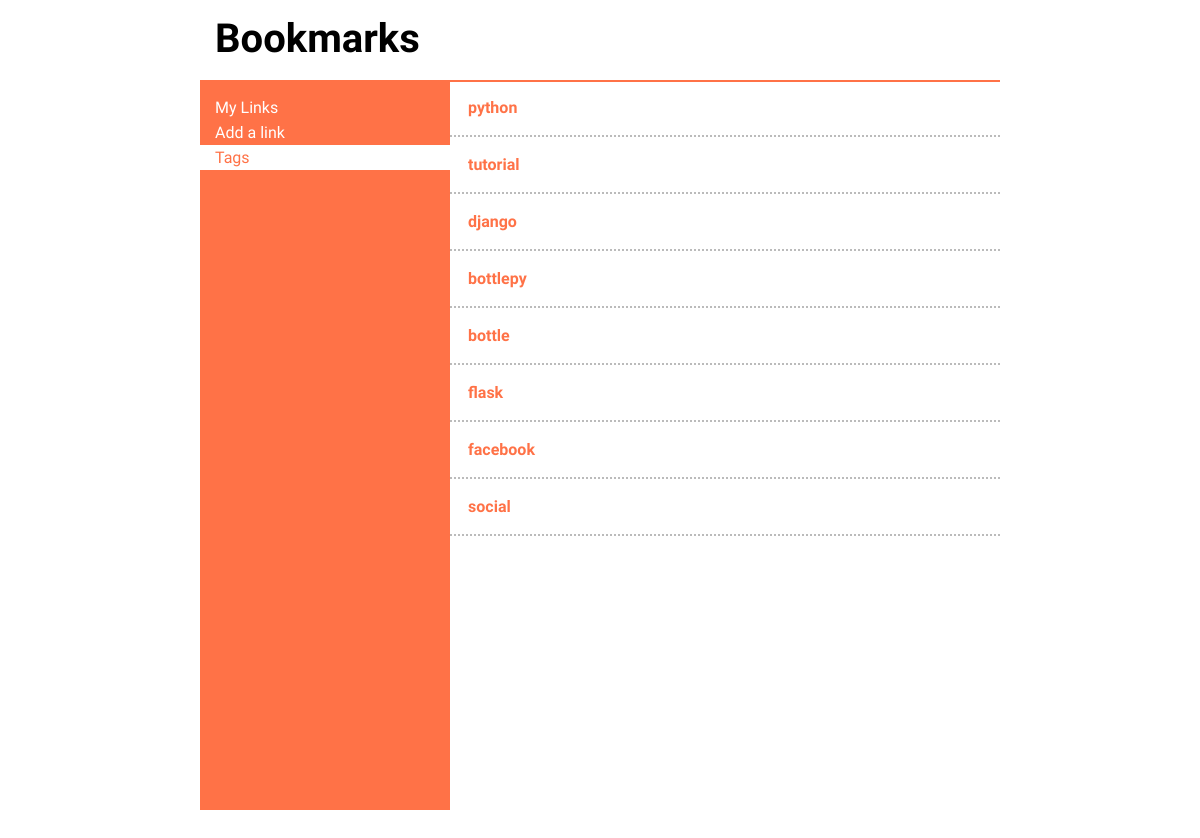
The page /bookmarks/tags on the database as committed earlier.
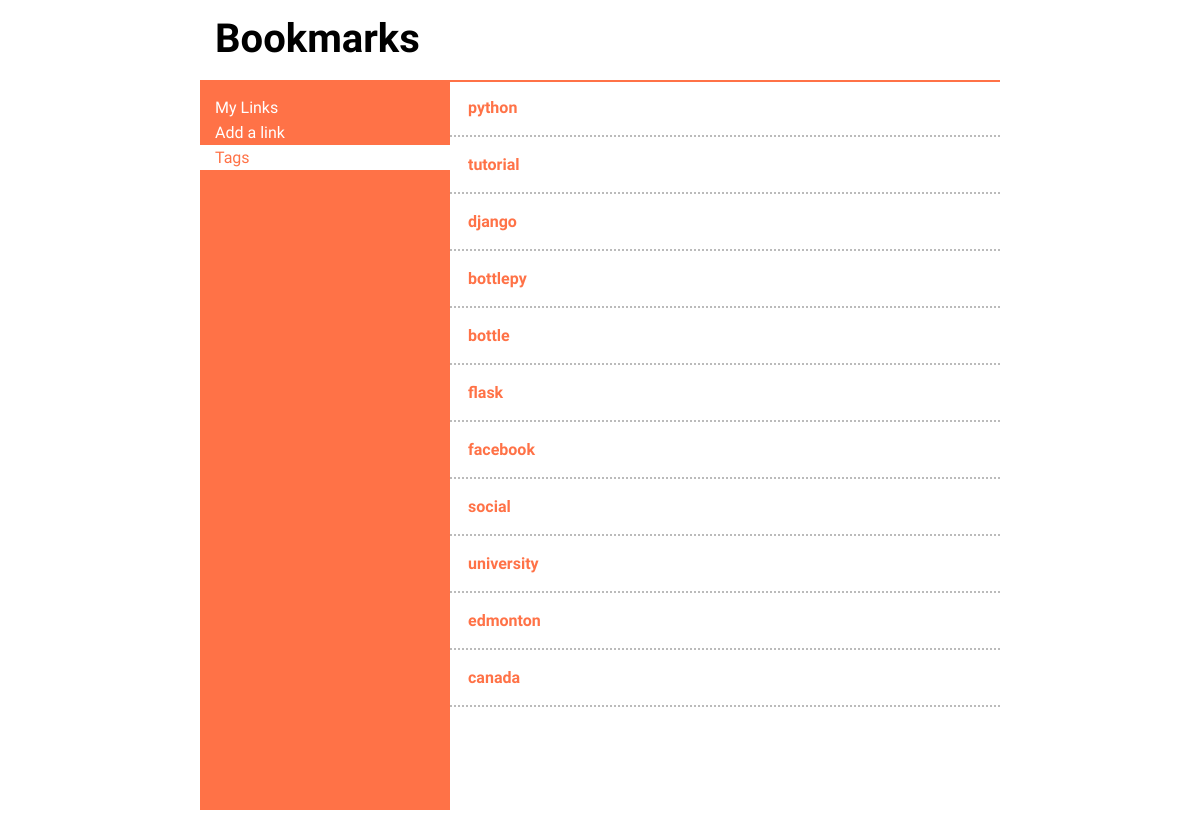
The same page on the database as committed later.
### main/models.py (models this page shows, shortened)
class Tag(models.Model):
       name = models.CharField(max_length=128,unique=True)

### main/views.py (the view)
# urls.py: url(r'^tags/(?P<tag_name>\w+)/$',views.tag,name='tag'),
def tags(request):
    context = RequestContext(request)
    tags = Tag.objects.all()
    return render_to_response('main/tags.html', {'tags': tags}, context)

### templates/main/tags.html (shortened to what this page needs)
<!DOCTYPE html>{% load static %}
<html>
<head>
    <link rel="stylesheet" href="{% static 'css/style.css' %}" media="all" />
</head>
<body>
    <div id="wrapper">
        <header>
            <h1>Bookmarks</h1>
        </header>
        <div id="main">
            <div id="sidebar">
                <ul>
                    <li id="home">
                        <a href="/bookmarks">My Links</a>
                    </li>
                    <li><a href="javascript:;" id="addLink">Add a link</a>
                    </li>
                    <li class="active"><a href="/bookmarks/tags">Tags</a>
                    </li>
                </ul>
            </div>
            <div id="content">
                {% for tag in tags %}
                <div class="link">
                    <h4><a href="/bookmarks/tags/{{tag.name}}">{{tag.name}}</a></h4>
                </div>
                {% endfor %}
            </div>
        </div>
    </div>
</body>
</html>

### static/css/style.css (style rules this page uses)
body, header, footer, h1, h2, h3, h4, a, table, tr, td, th, tbody, thead, div, ul, li, dl, dd, dt, p { border: 0; padding: 0; margin: 0; vertical-align: baseline; }
body,html { height: 100%; width: 100%; font-family: 'Amarante','Frijole', Arial, serif; position: absolute; }
a { text-decoration: none; color: #fff; }
h1 { font-size: 2.5em; }
li { list-style: none outside none; display: block; width: 235px; padding: 3px 0 3px 15px; }
li.active { background: #fff; }
li.active a { color: #ff7247; }
#wrapper { min-height: 100%; height: 100%; width: 800px; position: relative; margin: 0 auto; }
header { height: 80px; width: 800px; position: fixed; background: #fff; z-index: 2; top: 0; border-bottom: 2px solid #ff7247; }
header h1 { padding: 15px; }
#main { height: 100%; position: relative; margin-top: 80px; }
#sidebar { position: fixed; display: inline-block; width: 250px; vertical-align: top; background: #ff7247; padding: 15px 0; height: 700px; }
#content { display: inline-block; width: 550px; vertical-align: top; height: 700px; overflow-y: scroll; margin-left: 250px; }
#content a { color: #ff7247; }
#content .link { padding: 15px; border-bottom: 2px dotted #bbb; }
#content .link h4 { padding: 3px; }

Rows that differ between the two databases and show on the page:
added Tag: name "university"
added Tag: name "edmonton"
added Tag: name "canada"
